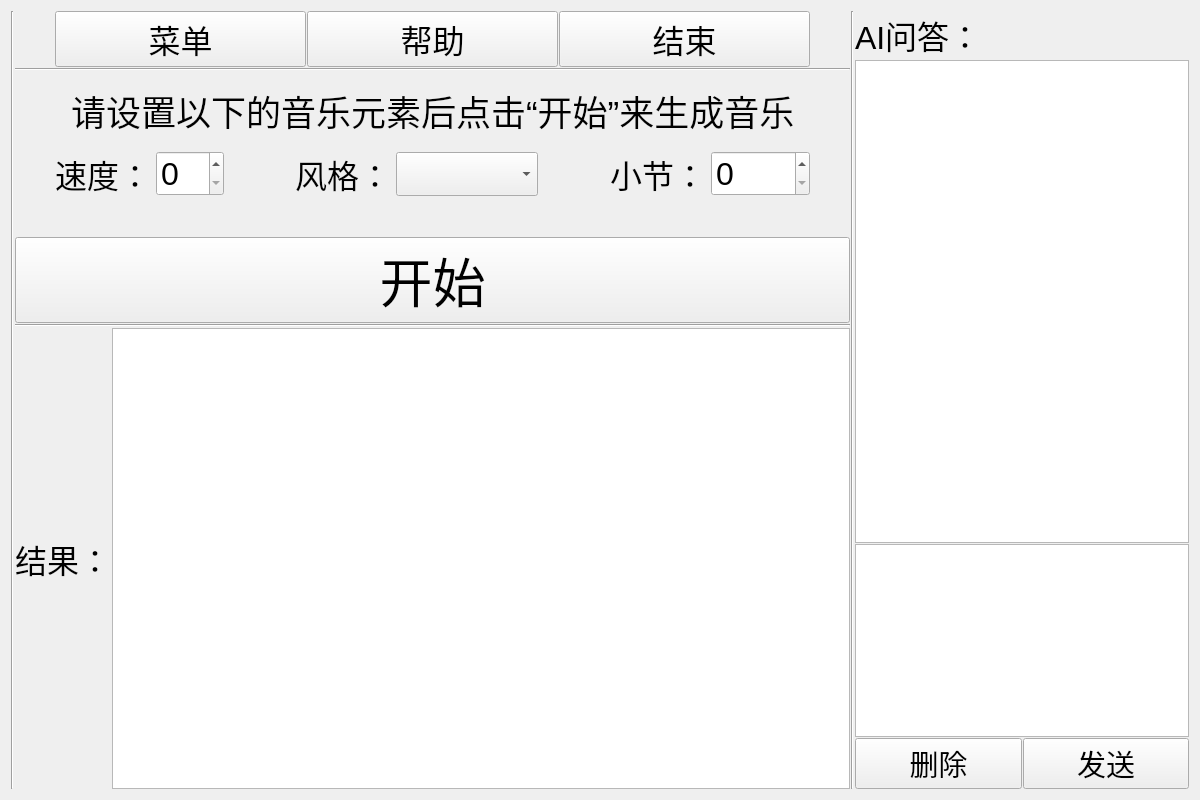
<?xml version="1.0" encoding="UTF-8"?>
<ui version="4.0">
 <class>Form</class>
 <widget class="QWidget" name="Form">
  <property name="geometry">
   <rect>
    <x>0</x>
    <y>0</y>
    <width>1200</width>
    <height>800</height>
   </rect>
  </property>
  <property name="minimumSize">
   <size>
    <width>0</width>
    <height>0</height>
   </size>
  </property>
  <property name="maximumSize">
   <size>
    <width>16777215</width>
    <height>16777215</height>
   </size>
  </property>
  <property name="windowTitle">
   <string>Form</string>
  </property>
  <layout class="QHBoxLayout" name="horizontalLayout_5" stretch="0,5,0,2">
   <property name="spacing">
    <number>1</number>
   </property>
   <item>
    <widget class="Line" name="line_3">
     <property name="orientation">
      <enum>Qt::Vertical</enum>
     </property>
    </widget>
   </item>
   <item>
    <layout class="QVBoxLayout" name="verticalLayout" stretch="20,1,10,20,5,20,1,60">
     <item>
      <layout class="QHBoxLayout" name="hbox_tools" stretch="0,2,2,2,0">
       <item>
        <spacer name="horizontalSpacer_4">
         <property name="orientation">
          <enum>Qt::Horizontal</enum>
         </property>
         <property name="sizeHint" stdset="0">
          <size>
           <width>40</width>
           <height>20</height>
          </size>
         </property>
        </spacer>
       </item>
       <item>
        <widget class="QPushButton" name="pushButton_menu">
         <property name="font">
          <font>
           <family>Arial</family>
           <pointsize>24</pointsize>
           <weight>50</weight>
           <bold>false</bold>
          </font>
         </property>
         <property name="text">
          <string>菜单</string>
         </property>
        </widget>
       </item>
       <item>
        <widget class="QPushButton" name="pushButton_help">
         <property name="font">
          <font>
           <family>Arial</family>
           <pointsize>24</pointsize>
           <weight>50</weight>
           <bold>false</bold>
          </font>
         </property>
         <property name="text">
          <string>帮助</string>
         </property>
        </widget>
       </item>
       <item>
        <widget class="QPushButton" name="pushButton_close">
         <property name="font">
          <font>
           <family>Arial</family>
           <pointsize>24</pointsize>
           <weight>50</weight>
           <bold>false</bold>
          </font>
         </property>
         <property name="text">
          <string>结束</string>
         </property>
        </widget>
       </item>
       <item>
        <spacer name="horizontalSpacer">
         <property name="orientation">
          <enum>Qt::Horizontal</enum>
         </property>
         <property name="sizeHint" stdset="0">
          <size>
           <width>40</width>
           <height>20</height>
          </size>
         </property>
        </spacer>
       </item>
      </layout>
     </item>
     <item>
      <widget class="Line" name="line">
       <property name="orientation">
        <enum>Qt::Horizontal</enum>
       </property>
      </widget>
     </item>
     <item>
      <layout class="QHBoxLayout" name="horizontalLayout_4">
       <item>
        <spacer name="horizontalSpacer_6">
         <property name="orientation">
          <enum>Qt::Horizontal</enum>
         </property>
         <property name="sizeHint" stdset="0">
          <size>
           <width>40</width>
           <height>20</height>
          </size>
         </property>
        </spacer>
       </item>
       <item>
        <widget class="QLabel" name="label">
         <property name="font">
          <font>
           <family>Arial</family>
           <pointsize>26</pointsize>
           <weight>50</weight>
           <bold>false</bold>
          </font>
         </property>
         <property name="text">
          <string>请设置以下的音乐元素后点击“开始”来生成音乐</string>
         </property>
        </widget>
       </item>
       <item>
        <spacer name="horizontalSpacer_5">
         <property name="orientation">
          <enum>Qt::Horizontal</enum>
         </property>
         <property name="sizeHint" stdset="0">
          <size>
           <width>40</width>
           <height>20</height>
          </size>
         </property>
        </spacer>
       </item>
      </layout>
     </item>
     <item>
      <layout class="QHBoxLayout" name="hbox_choose" stretch="0,5,2,5,2,2,3,0">
       <property name="spacing">
        <number>5</number>
       </property>
       <item>
        <spacer name="horizontalSpacer_3">
         <property name="orientation">
          <enum>Qt::Horizontal</enum>
         </property>
         <property name="sizeHint" stdset="0">
          <size>
           <width>40</width>
           <height>20</height>
          </size>
         </property>
        </spacer>
       </item>
       <item>
        <layout class="QHBoxLayout" name="horizontalLayout">
         <item>
          <widget class="QLabel" name="label_speed">
           <property name="font">
            <font>
             <family>Arial</family>
             <pointsize>24</pointsize>
             <weight>50</weight>
             <bold>false</bold>
            </font>
           </property>
           <property name="text">
            <string>速度：</string>
           </property>
          </widget>
         </item>
         <item>
          <widget class="QSpinBox" name="spinBox_speed">
           <property name="font">
            <font>
             <family>Arial</family>
             <pointsize>24</pointsize>
            </font>
           </property>
          </widget>
         </item>
        </layout>
       </item>
       <item>
        <spacer name="horizontalSpacer_7">
         <property name="orientation">
          <enum>Qt::Horizontal</enum>
         </property>
         <property name="sizeHint" stdset="0">
          <size>
           <width>40</width>
           <height>20</height>
          </size>
         </property>
        </spacer>
       </item>
       <item>
        <layout class="QHBoxLayout" name="horizontalLayout_2">
         <item>
          <widget class="QLabel" name="label_style">
           <property name="font">
            <font>
             <family>Arial</family>
             <pointsize>24</pointsize>
             <weight>50</weight>
             <bold>false</bold>
            </font>
           </property>
           <property name="text">
            <string>风格：</string>
           </property>
          </widget>
         </item>
         <item>
          <widget class="QComboBox" name="comboBox_style">
           <property name="font">
            <font>
             <family>Arial</family>
             <pointsize>24</pointsize>
             <weight>50</weight>
             <bold>false</bold>
            </font>
           </property>
          </widget>
         </item>
        </layout>
       </item>
       <item>
        <spacer name="horizontalSpacer_8">
         <property name="orientation">
          <enum>Qt::Horizontal</enum>
         </property>
         <property name="sizeHint" stdset="0">
          <size>
           <width>40</width>
           <height>20</height>
          </size>
         </property>
        </spacer>
       </item>
       <item>
        <widget class="QLabel" name="label_section">
         <property name="font">
          <font>
           <family>Arial</family>
           <pointsize>24</pointsize>
           <weight>50</weight>
           <bold>false</bold>
          </font>
         </property>
         <property name="text">
          <string>小节：</string>
         </property>
        </widget>
       </item>
       <item>
        <widget class="QSpinBox" name="spinBox_section">
         <property name="font">
          <font>
           <family>Arial</family>
           <pointsize>24</pointsize>
          </font>
         </property>
        </widget>
       </item>
       <item>
        <spacer name="horizontalSpacer_2">
         <property name="orientation">
          <enum>Qt::Horizontal</enum>
         </property>
         <property name="sizeHint" stdset="0">
          <size>
           <width>40</width>
           <height>20</height>
          </size>
         </property>
        </spacer>
       </item>
      </layout>
     </item>
     <item>
      <spacer name="verticalSpacer_2">
       <property name="orientation">
        <enum>Qt::Vertical</enum>
       </property>
       <property name="sizeHint" stdset="0">
        <size>
         <width>20</width>
         <height>40</height>
        </size>
       </property>
      </spacer>
     </item>
     <item>
      <widget class="QPushButton" name="pushButton_create">
       <property name="font">
        <font>
         <family>Arial</family>
         <pointsize>40</pointsize>
         <weight>50</weight>
         <bold>false</bold>
        </font>
       </property>
       <property name="styleSheet">
        <string notr="true"/>
       </property>
       <property name="text">
        <string>开始</string>
       </property>
      </widget>
     </item>
     <item>
      <widget class="Line" name="line_4">
       <property name="orientation">
        <enum>Qt::Horizontal</enum>
       </property>
      </widget>
     </item>
     <item>
      <layout class="QHBoxLayout" name="hbox_result" stretch="1,10">
       <item>
        <widget class="QLabel" name="label_result">
         <property name="font">
          <font>
           <family>Arial</family>
           <pointsize>24</pointsize>
           <weight>50</weight>
           <bold>false</bold>
          </font>
         </property>
         <property name="text">
          <string>结果：</string>
         </property>
        </widget>
       </item>
       <item>
        <widget class="QGraphicsView" name="graphicsview_result"/>
       </item>
      </layout>
     </item>
    </layout>
   </item>
   <item>
    <widget class="Line" name="line_2">
     <property name="orientation">
      <enum>Qt::Vertical</enum>
     </property>
    </widget>
   </item>
   <item>
    <layout class="QVBoxLayout" name="verticalLayout_3" stretch="0,5,2,0">
     <item>
      <widget class="QLabel" name="label_ATtitle">
       <property name="font">
        <font>
         <family>Arial</family>
         <pointsize>24</pointsize>
         <weight>50</weight>
         <bold>false</bold>
        </font>
       </property>
       <property name="text">
        <string>AI问答：</string>
       </property>
      </widget>
     </item>
     <item>
      <widget class="QTextBrowser" name="textBrowser_AIanswer">
       <property name="font">
        <font>
         <family>Arial</family>
         <pointsize>20</pointsize>
         <weight>50</weight>
         <bold>false</bold>
        </font>
       </property>
      </widget>
     </item>
     <item>
      <widget class="QTextEdit" name="textEdit_user">
       <property name="font">
        <font>
         <family>Arial</family>
         <pointsize>24</pointsize>
         <weight>50</weight>
         <bold>false</bold>
        </font>
       </property>
      </widget>
     </item>
     <item>
      <layout class="QHBoxLayout" name="horizontalLayout_3">
       <item>
        <widget class="QPushButton" name="pushButton_userdel">
         <property name="font">
          <font>
           <family>Arial</family>
           <pointsize>22</pointsize>
           <weight>50</weight>
           <bold>false</bold>
          </font>
         </property>
         <property name="text">
          <string>删除</string>
         </property>
        </widget>
       </item>
       <item>
        <widget class="QPushButton" name="pushButton_usersend">
         <property name="font">
          <font>
           <family>Arial</family>
           <pointsize>22</pointsize>
           <weight>50</weight>
           <bold>false</bold>
          </font>
         </property>
         <property name="text">
          <string>发送</string>
         </property>
        </widget>
       </item>
      </layout>
     </item>
    </layout>
   </item>
  </layout>
 </widget>
 <resources/>
 <connections/>
</ui>
